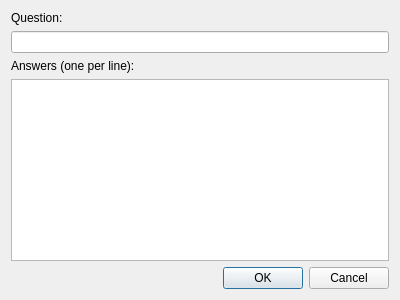
<?xml version="1.0" encoding="UTF-8"?>
<ui version="4.0">
 <class>PollDialog</class>
 <widget class="QDialog" name="PollDialog">
  <property name="geometry">
   <rect>
    <x>0</x>
    <y>0</y>
    <width>400</width>
    <height>300</height>
   </rect>
  </property>
  <property name="windowTitle">
   <string>Create Poll</string>
  </property>
  <layout class="QVBoxLayout" name="verticalLayout">
   <item>
    <widget class="QLabel" name="label">
     <property name="text">
      <string>Question:</string>
     </property>
    </widget>
   </item>
   <item>
    <widget class="QLineEdit" name="questionEdit"/>
   </item>
   <item>
    <widget class="QLabel" name="label_2">
     <property name="text">
      <string>Answers (one per line):</string>
     </property>
    </widget>
   </item>
   <item>
    <widget class="QPlainTextEdit" name="answersEdit"/>
   </item>
   <item>
    <widget class="QDialogButtonBox" name="buttonBox">
     <property name="orientation">
      <enum>Qt::Horizontal</enum>
     </property>
     <property name="standardButtons">
      <set>QDialogButtonBox::Cancel|QDialogButtonBox::Ok</set>
     </property>
    </widget>
   </item>
  </layout>
 </widget>
 <resources/>
 <connections>
  <connection>
   <sender>buttonBox</sender>
   <signal>accepted()</signal>
   <receiver>PollDialog</receiver>
   <slot>accept()</slot>
   <hints>
    <hint type="sourcelabel">
     <x>248</x>
     <y>254</y>
    </hint>
    <hint type="destinationlabel">
     <x>157</x>
     <y>274</y>
    </hint>
   </hints>
  </connection>
  <connection>
   <sender>buttonBox</sender>
   <signal>rejected()</signal>
   <receiver>PollDialog</receiver>
   <slot>reject()</slot>
   <hints>
    <hint type="sourcelabel">
     <x>316</x>
     <y>260</y>
    </hint>
    <hint type="destinationlabel">
     <x>286</x>
     <y>274</y>
    </hint>
   </hints>
  </connection>
 </connections>
</ui>
